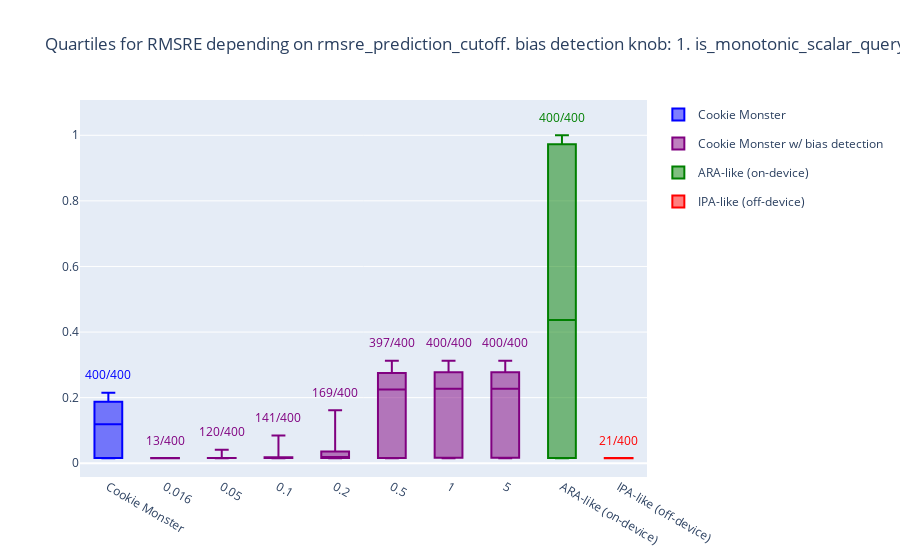

The code cell stored with this chart in its notebook:
### Code cell
variable = "rmsre_prediction_cutoff"
boxes_args = {
        "df": cutoffs_df,
        "metric": "rmsre",
        "x_axis": variable,
        # "x_axis_title": x_axis_title,
        "y_axis_title": RMSRE_Y,
        # "ordering": (variable, "str"),
        "ordering": None,
        "showlegend": True,
        "baselines_order": BIAS_BASELINES_ORDER,
        "show_nqueries": BIAS_BASELINES_ORDER,
        "hspace": 0,
        "vspace": 0.05,
        "n_total_queries": num_queries,
        
    }

fig = go.Figure()
# fig.update_yaxes(type="log")



for trace in boxes(**boxes_args):
    fig.add_trace(trace)
fig.update_layout(title=f"Quartiles for RMSRE depending on rmsre_prediction_cutoff. bias detection knob: {bias_detection_knob}. is_monotonic_scalar_query: {is_monotonic_scalar_query}.")
fig

### Figure 1 — Plotly figure (JSON) as saved in the notebook; plotly's stock layout.template omitted (floating-point values rounded to 4 significant figures; data arrays with more than 128 entries replaced by an {"elided": "..."} marker saying what was removed)
{"data": [{"boxpoints": false, "legendgroup": "Cookie Monster", "marker": {"color": "blue"}, "name": "Cookie Monster", "opacity": 1, "showlegend": true, "type": "box", "x": {"elided": "400 str values"}, "y": {"elided": "400 float values"}}, {"boxpoints": false, "legendgroup": "Cookie Monster w/ bias detection", "marker": {"color": "purple"}, "name": "Cookie Monster w/ bias detection", "opacity": 1, "showlegend": true, "type": "box", "x": {"elided": "2800 str values"}, "y": {"elided": "2800 float values"}}, {"boxpoints": false, "legendgroup": "ARA-like (on-device)", "marker": {"color": "green"}, "name": "ARA-like (on-device)", "opacity": 1, "showlegend": true, "type": "box", "x": {"elided": "400 str values"}, "y": {"elided": "400 float values"}}, {"boxpoints": false, "legendgroup": "IPA-like (off-device)", "marker": {"color": "red"}, "name": "IPA-like (off-device)", "opacity": 1, "showlegend": true, "type": "box", "x": {"elided": "400 str values"}, "y": {"elided": "400 float values"}}, {"mode": "text", "showlegend": false, "text": ["400/400"], "textfont": {"color": "blue"}, "type": "scatter", "x": ["Cookie Monster"], "y": [0.2652]}, {"mode": "text", "showlegend": false, "text": ["13/400", "120/400", "141/400", "169/400", "397/400", "400/400", "400/400"], "textfont": {"color": "purple"}, "type": "scatter", "x": ["0.016", "0.05", "0.1", "0.2", "0.5", "1", "5"], "y": [0.06616, 0.09071, 0.1347, 0.2116, 0.3623, 0.3623, 0.3623]}, {"mode": "text", "showlegend": false, "text": ["400/400"], "textfont": {"color": "green"}, "type": "scatter", "x": ["ARA-like (on-device)"], "y": [1.05]}, {"mode": "text", "showlegend": false, "text": ["21/400"], "textfont": {"color": "red"}, "type": "scatter", "x": ["IPA-like (off-device)"], "y": [0.06571]}], "layout": {"title": {"text": "Quartiles for RMSRE depending on rmsre_prediction_cutoff. bias detection knob: 1. is_monotonic_scalar_query: True."}}}
